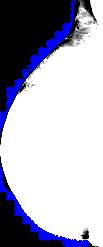
#> input picture imagem_mama_contornada.jpg, 103 x 247 px
$ python processar_cancer_de_mama.py
#> lines starting #> are read from the running program, lines starting #| are printed output that depends on the picture; after the words box and inside, x2 and y2 are one past the last pixel; in counts of white or black regions, pixels touching at a corner belong together
# Análise de mamografia para inferir presença ou ausência de câncer de mama

import cv2
import numpy as np
import matplotlib.pyplot as plt

# Carregar a imagem processada em escala de cinza
imagem_mamografia = cv2.imread('imagem_mama_contornada.jpg', cv2.IMREAD_GRAYSCALE)
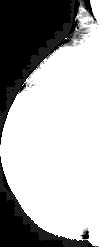
#> imagem_mamografia: shape (247, 103); min 0, max 255, mean 173.8

# Definir um limiar para identificar as regiões de interesse (áreas suspeitas)
_, imagem_binaria = cv2.threshold(imagem_mamografia, 150, 255, cv2.THRESH_BINARY)
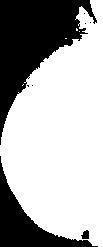
#> imagem_binaria: shape (247, 103); 67.2% white; 8 black regions (5 under 20 px), largest, box (x1, y1, x2, y2) and area: (0, 0, 97, 145) 5914, (0, 156, 98, 247) 2361, (81, 230, 89, 239) 54

# Contar os pixels brancos (potenciais áreas suspeitas) e pretos
pixels_area_suspeita = np.count_nonzero(imagem_binaria == 255)
#> pixels_area_suspeita = 17105
pixels_fundo = np.count_nonzero(imagem_binaria == 0)
#> pixels_fundo = 8336

# Calcular a proporção de pixels brancos (regiões suspeitas)
percentual_area_suspeita = (pixels_area_suspeita / (pixels_area_suspeita + pixels_fundo)) * 100
#> percentual_area_suspeita = 67.23

# Definir um limite para a decisão, baseado na análise de áreas brancas
limiar_diagnostico = 25  # Percentual arbitrário que pode ser ajustado para maior precisão

# Inferir se há presença de câncer de mama com base no percentual de áreas suspeitas
if percentual_area_suspeita >= limiar_diagnostico:
    resultado_diagnostico = 'Indícios de câncer de mama detectados.'
else:
    resultado_diagnostico = 'Nenhuma evidência significativa de câncer de mama detectada.'

# Exibir os resultados
print(resultado_diagnostico)
print(f'Porcentagem de áreas suspeitas: {percentual_area_suspeita:.2f}%')
#| Porcentagem de áreas suspeitas: 67.23%

# Exibir a imagem binária (áreas suspeitas destacadas)
plt.imshow(imagem_binaria, cmap='gray')
plt.title('Áreas Suspeitas Destacadas')
plt.axis('off')
plt.show()
